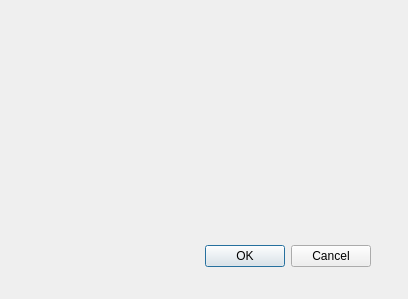
<?xml version="1.0" encoding="UTF-8"?>
<ui version="4.0">
 <class>NewProjectDialog</class>
 <widget class="QDialog" name="NewProjectDialog">
  <property name="geometry">
   <rect>
    <x>0</x>
    <y>0</y>
    <width>408</width>
    <height>299</height>
   </rect>
  </property>
  <property name="windowTitle">
   <string>Dialog</string>
  </property>
  <widget class="QDialogButtonBox" name="buttonBox">
   <property name="geometry">
    <rect>
     <x>30</x>
     <y>240</y>
     <width>341</width>
     <height>32</height>
    </rect>
   </property>
   <property name="orientation">
    <enum>Qt::Horizontal</enum>
   </property>
   <property name="standardButtons">
    <set>QDialogButtonBox::Cancel|QDialogButtonBox::Ok</set>
   </property>
  </widget>
 </widget>
 <resources/>
 <connections>
  <connection>
   <sender>buttonBox</sender>
   <signal>accepted()</signal>
   <receiver>NewProjectDialog</receiver>
   <slot>accept()</slot>
   <hints>
    <hint type="sourcelabel">
     <x>248</x>
     <y>254</y>
    </hint>
    <hint type="destinationlabel">
     <x>157</x>
     <y>274</y>
    </hint>
   </hints>
  </connection>
  <connection>
   <sender>buttonBox</sender>
   <signal>rejected()</signal>
   <receiver>NewProjectDialog</receiver>
   <slot>reject()</slot>
   <hints>
    <hint type="sourcelabel">
     <x>316</x>
     <y>260</y>
    </hint>
    <hint type="destinationlabel">
     <x>286</x>
     <y>274</y>
    </hint>
   </hints>
  </connection>
 </connections>
</ui>
